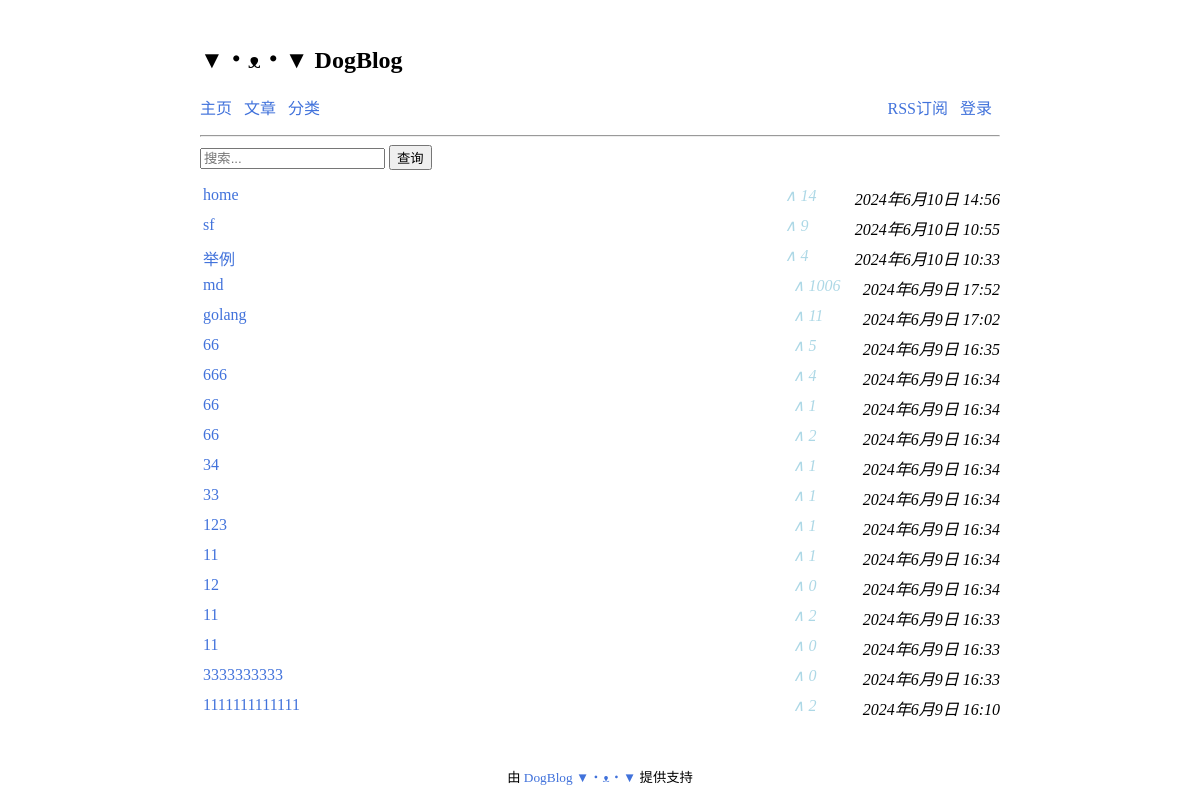
/posts/, run on an earlier commit of the app's database.
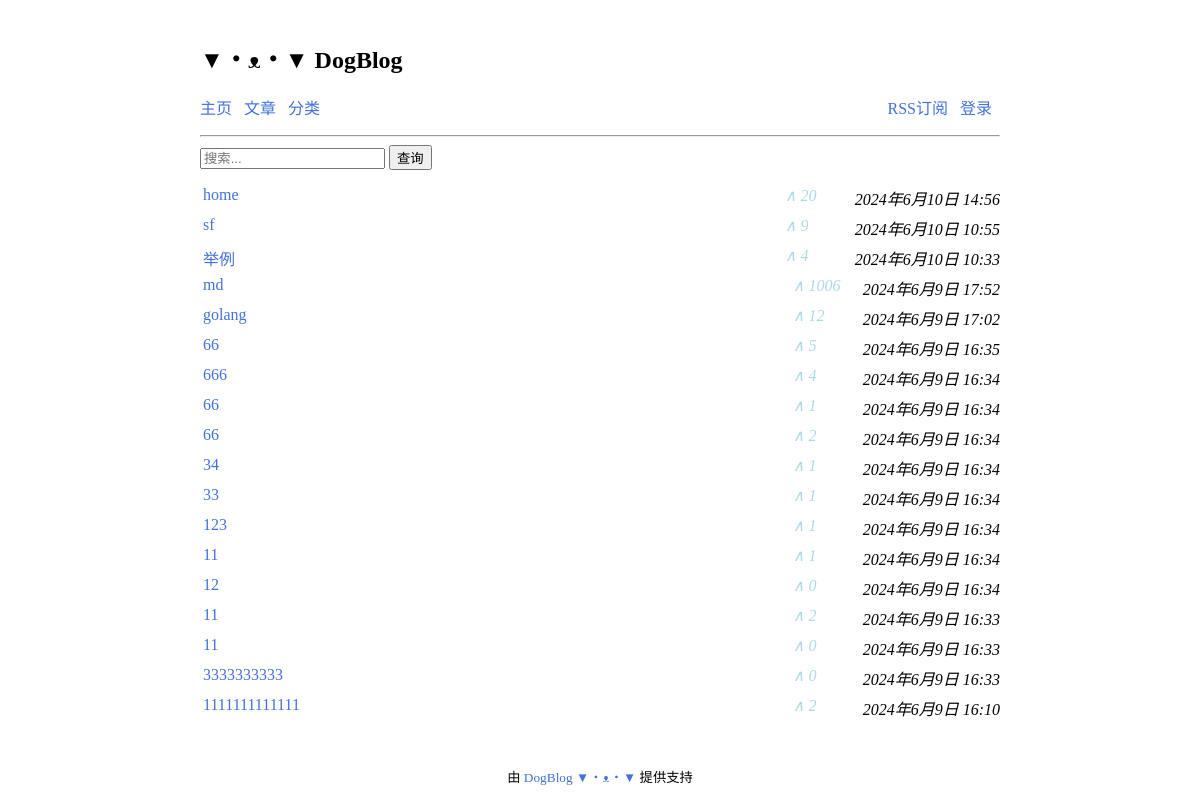
And on a later commit of the database.
### blog/models.py (models this page shows, shortened)
class Article(models.Model):
    STATUS_CHOICES = (
        ('d', '草稿'),
        ('p', '发表'),
    )
    title = models.CharField('标题', max_length=50)
    content = models.TextField('正文', null=True, blank=True)
    category = models.ForeignKey(Category, verbose_name="类别", on_delete=models.CASCADE)
    tags = models.ManyToManyField(Tag, verbose_name='标签集合', blank=True)
    status = models.CharField('文章状态', max_length=1, choices=STATUS_CHOICES, default='p')
    views = models.PositiveIntegerField('浏览量', default=0)
    published = models.DateTimeField('发布时间', default= now, null=True)
    updated = models.DateTimeField('更新时间',  auto_now=True)
    created = models.DateTimeField('创建时间', auto_now_add=True)
    class Meta:
        ordering = ['-published']
        verbose_name = "文章"
        verbose_name_plural = verbose_name

### blog/views.py (the view)
# urls.py: path("posts/", views.posts, name = "posts-page"),
def posts(request):
    q = request.GET.get('q') if request.GET.get('q') != None else ''
    c = request.GET.get('c') if request.GET.get('c') != None else ''
    t = request.GET.get('t') if request.GET.get('t') != None else ''
    if request.user.is_authenticated:
        if t != "" and t != None:
            articles = Article.objects.all().filter(
                Q(title__icontains = q) |
                Q(content__icontains = q) |
                Q(category__name__icontains = q)
            ).filter(
                Q(category__name__icontains = c)
            ).filter(
                Q(tags__name__icontains = t)
            )
        else:
            articles = Article.objects.all().filter(
                Q(title__icontains = q) |
                Q(content__icontains = q) |
                Q(category__name__icontains = q)
            ).filter(
                Q(category__name__icontains = c)
            )
    else:
        if t != "" and t != None:
            articles = Article.objects.filter(
                Q(status='p') &
                (
                    Q(title__icontains = q) |
                    Q(content__icontains = q) |
                    Q(category__name__icontains = q)
                )
                ).filter(
                Q(category__name__icontains = c)
                ).filter(
                Q(tags__name__icontains = t)
                )
        else:
            articles = Article.objects.filter(
                Q(status='p') &
                (
                    Q(title__icontains = q) |
                    Q(content__icontains = q) |
                    Q(category__name__icontains = q)
                )
                ).filter(
                Q(category__name__icontains = c)
                )
    paginator = Paginator(articles, 20)   # 实例化分页对象
    page = request.GET.get('page')       # 从url获取页码
    try:
        page_obj = paginator.page(page)
    except PageNotAnInteger:
        page_obj = paginator.page(1)     # 如果传入不是整数，默认第一页
    except EmptyPage:
        page_obj = paginator.page(paginator.num_pages)
    is_paginated = True if paginator.num_pages > 1 else False   # 页数小于1，不使用分页
    context = {'page_obj': page_obj, 'is_paginated': is_paginated}
    return render(request, 'posts.html', context)

### blog/templates/posts.html (shortened to what this page needs)
{% extends "base.html" %}
{% block content %}
<content>
  <form action="{% url 'posts-page' %}" method="get">
    <input type="text" name="q" placeholder="搜索..." />
    <input type="submit" value="查询" />
  </form>
  <div>
    <ul style="padding-left: 3px;">
      {% for article in page_obj %}
        <li style="border-bottom: 1px; border-color: azure; height: 30px;list-style: none;">
          {% if article.status == 'd' %}
          <span >
            <a href="{% url 'article-detail' article.id %}" style="color: rgb(104,184,142)">{{article.title}}</a>
          </span>
          {% else %}
            <a href="{% url 'article-detail' article.id %}">{{article.title}}</a>
          {% endif %}
          <i style="float: right;">
            <span style="color: lightblue; margin-left: 6px; width: 70px; float:left;">
              &and; {{ article.views }}
            </span>
            <span>
              {{article.published}}
            </span>
          </i>
        </li>
      {% endfor %}
    </ul>
  </div>
</content>
{% endblock content %}

What changed in the data, as far as the page shows it:
changed Article "home": views "14" → "20"
changed Article "golang": views "11" → "12"
